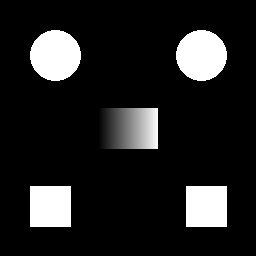
#> input picture milestone1/multiprocessing/app/test_image.jpg, 256 x 256 px, found by its file name
$ python sobel_threaded.py --image /app/test_image.jpg --threads 4 --output /app/edges.png
#> lines starting #> are read from the running program, lines starting #| are printed output that depends on the picture
"""
Milestone 1 – Multi-threaded Sobel Edge Detector
==================================================
Talha Mudassar

Implements the Sobel edge detection algorithm using Python's threading module.
The image is split into horizontal strips (one per thread). Each thread computes
the Sobel gradient magnitude for its strip and writes results into a shared
output array, protected by a threading.Lock.

Usage:
    python sobel_threaded.py --image <path> [--threads N] [--output <path>]

Example:
    python sobel_threaded.py --image /app/test_image.jpg --threads 4 --output /app/edges.png
"""

import argparse
import math
import threading
import time
from pathlib import Path

import numpy as np
from PIL import Image


# ---------------------------------------------------------------------------
# Sobel kernels (3×3)
# ---------------------------------------------------------------------------
Gx = np.array([[-1, 0, 1],
                [-2, 0, 2],
                [-1, 0, 1]], dtype=np.float32)

Gy = np.array([[-1, -2, -1],
                [ 0,  0,  0],
                [ 1,  2,  1]], dtype=np.float32)


# ---------------------------------------------------------------------------
# Core per-thread worker
# ---------------------------------------------------------------------------
def sobel_worker(gray: np.ndarray,
                 output: np.ndarray,
                 row_start: int,
                 row_end: int,
                 lock: threading.Lock) -> None:
    """
    Compute Sobel gradient magnitude for rows [row_start, row_end) of `gray`.
    Writes the result into the corresponding rows of `output`.

    Parameters
    ----------
    gray      : full-image grayscale array (H × W), float32, range [0, 255]
    output    : shared output array same shape as gray
    row_start : first row this thread is responsible for (inclusive)
    row_end   : last row this thread is responsible for (exclusive)
    lock      : threading.Lock protecting writes to `output`
    """
    H, W = gray.shape
    # Local buffer for this strip's result
    local = np.zeros((row_end - row_start, W), dtype=np.float32)

    for i, global_row in enumerate(range(row_start, row_end)):
        for col in range(W):
            gx_val = 0.0
            gy_val = 0.0
            for ki in range(-1, 2):          # kernel row offset
                for kj in range(-1, 2):      # kernel col offset
                    r = global_row + ki
                    c = col + kj
                    # Clamp to image boundaries (replicate padding)
                    r = max(0, min(H - 1, r))
                    c = max(0, min(W - 1, c))
                    pixel = gray[r, c]
                    gx_val += Gx[ki + 1, kj + 1] * pixel
                    gy_val += Gy[ki + 1, kj + 1] * pixel
            local[i, col] = math.sqrt(gx_val ** 2 + gy_val ** 2)

    # Write local buffer into shared output (lock to prevent data races)
    with lock:
        output[row_start:row_end, :] = local


# ---------------------------------------------------------------------------
# Vectorized per-thread worker (faster, uses numpy for inner loops)
# ---------------------------------------------------------------------------
def sobel_worker_vectorized(gray: np.ndarray,
                             output: np.ndarray,
                             row_start: int,
                             row_end: int,
                             lock: threading.Lock) -> None:
    """
    Vectorized version using numpy convolution for speed.
    Semantically identical to sobel_worker but much faster for larger images.
    """
    from scipy.ndimage import convolve

    strip = gray[max(0, row_start - 1):min(gray.shape[0], row_end + 1), :]
    offset = 1 if row_start > 0 else 0

    gx_conv = convolve(strip, Gx, mode='reflect')
    gy_conv = convolve(strip, Gy, mode='reflect')
    magnitude = np.sqrt(gx_conv ** 2 + gy_conv ** 2)

    local = magnitude[offset:offset + (row_end - row_start), :]

    with lock:
        output[row_start:row_end, :] = local


# ---------------------------------------------------------------------------
# Main entry point
# ---------------------------------------------------------------------------
def run_sobel_threaded(image_path: str,
                       n_threads: int = 4,
                       output_path: str = None,
                       use_vectorized: bool = True) -> float:
    """
    Load image, run threaded Sobel, optionally save output.

    Returns
    -------
    elapsed : float  – wall-clock seconds for the threaded computation
    """
#> called with image_path = '/app/test_image.jpg', n_threads = 4, output_path = '/app/edges.png', use_vectorized = True
    # -- Load & convert to grayscale -----------------------------------------
    img = Image.open(image_path).convert("L")
    gray = np.array(img, dtype=np.float32)
    H, W = gray.shape
#> H = 256; W = 256

    # -- Prepare shared output & lock ----------------------------------------
    output = np.zeros_like(gray)
    lock = threading.Lock()

    # -- Partition rows into strips ------------------------------------------
    strip_size = H // n_threads
#> strip_size = 64
    strips = []
    for t in range(n_threads):
        r_start = t * strip_size
        r_end = H if t == n_threads - 1 else (t + 1) * strip_size
        strips.append((r_start, r_end))

    worker_fn = sobel_worker_vectorized if use_vectorized else sobel_worker

    # -- Launch threads -------------------------------------------------------
    threads = []
    t_start = time.perf_counter()

    for r_start, r_end in strips:
        t = threading.Thread(
            target=worker_fn,
            args=(gray, output, r_start, r_end, lock),
            daemon=True,
        )
        threads.append(t)
        t.start()
#> after the loop, threads = 4 items

    for t in threads:
        t.join()
#> this loop made 4 passes

    elapsed = time.perf_counter() - t_start

    # -- Normalize & save -----------------------------------------------------
    if output is not None:
        out_normalized = np.clip(output, 0, 255).astype(np.uint8)
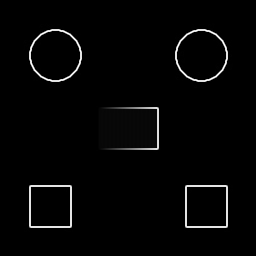
#> output: shape (256, 256) float32; min 0, max 1140.4, mean 24.6; drawn with min black and max white
        result_img = Image.fromarray(out_normalized, mode="L")
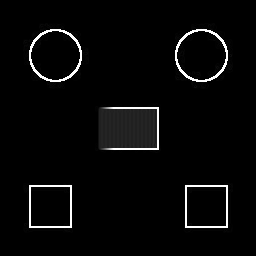
#> result_img: PIL image 256x256 L; min 0, max 255, mean 8.3
        if output_path:
            Path(output_path).parent.mkdir(parents=True, exist_ok=True)
            result_img.save(output_path)
            print(f"[Sobel] Edge image saved → {output_path}")

    return elapsed


# ---------------------------------------------------------------------------
# CLI interface
# ---------------------------------------------------------------------------
def main():
    parser = argparse.ArgumentParser(
        description="Multi-threaded Sobel edge detector (Milestone 1 – Talha Mudassar)"
    )
    parser.add_argument("--image",   required=True,         help="Path to input image")
    parser.add_argument("--threads", type=int, default=4,   help="Number of threads (default: 4)")
    parser.add_argument("--output",  default="/app/edges.png", help="Path to save output edge image")
    parser.add_argument("--naive",   action="store_true",   help="Use pure-Python (slow) kernel instead of numpy")
    args = parser.parse_args()

    print(f"\n{'='*55}")
    print(f"  Milestone 1 – Multi-threaded Sobel Edge Detector")
    print(f"  Talha Mudassar | Parallel & Distributed Computing")
    print(f"{'='*55}")
    print(f"  Image   : {args.image}")
    print(f"  Threads : {args.threads}")
    print(f"  Mode    : {'Pure-Python kernel' if args.naive else 'NumPy vectorized kernel'}")
    print(f"{'='*55}\n")

    elapsed = run_sobel_threaded(
        image_path=args.image,
        n_threads=args.threads,
        output_path=args.output,
        use_vectorized=not args.naive,
    )

    print(f"  ✓ Sobel completed in {elapsed:.4f}s with {args.threads} thread(s)\n")


if __name__ == "__main__":
    main()
